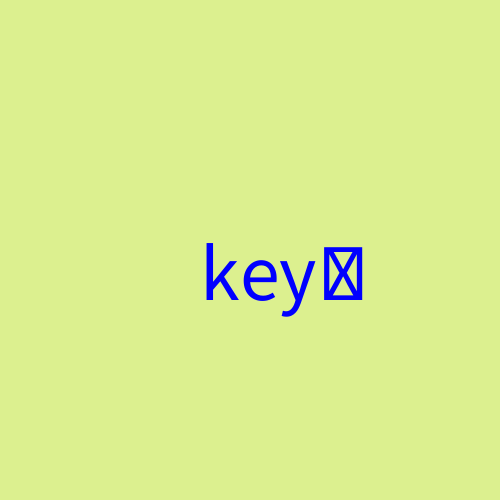
Frame 1 (no input)
Frame 60 (the mouse pressed at the canvas centre just before this capture): identical to frame 1, image omitted
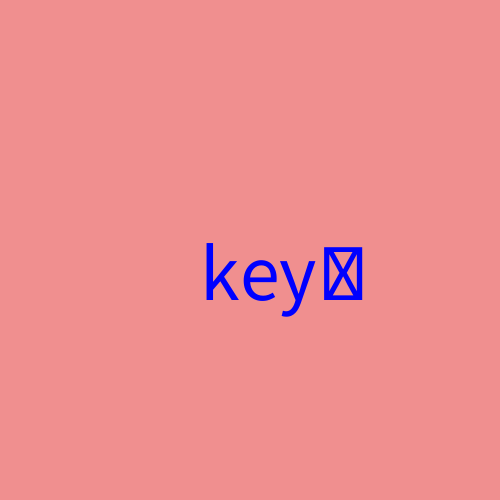
Frame 120 (the mouse held since frame 60 and released just before this capture)

The Processing sketch that drew these frames (run headless with seeded random() and noise(); from frame 60 on, the mouse is pressed at the canvas centre):

// Processing sketch: week02_1_void_setup_void_draw_fill_textSize_text_key
// ── week02_1_void_setup_void_draw_fill_textSize_text_key.pde
// week02_1_void_setup_void_draw_fill_textSize_text_key
// 鍵盤的操作，與上周的 mouse 結合
// File-Preference 字型放大
void setup(){ // 設定的函式
  size(500, 500); // 視窗大小
}
void draw(){
  if (mousePressed) background(#F08F8F); 
  else background(#DCF08F); // 用 Tool-Color選擇器
  fill(0, 0, 255);  // 藍色的填充色
  textSize(80); // 字的大小
  text("key" + key , 200, 300); // 注音輸入法關掉，才能收到 key
}
